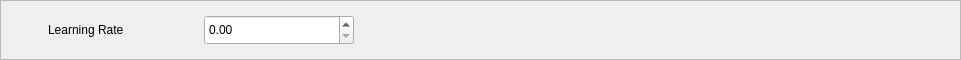
               <widget class="QFrame" name="Frame_TrainModel_LearningRate">
                <property name="sizePolicy">
                 <sizepolicy hsizetype="Preferred" vsizetype="Fixed">
                  <horstretch>0</horstretch>
                  <verstretch>0</verstretch>
                 </sizepolicy>
                </property>
                <property name="minimumSize">
                 <size>
                  <width>0</width>
                  <height>60</height>
                 </size>
                </property>
                <property name="maximumSize">
                 <size>
                  <width>16777215</width>
                  <height>60</height>
                 </size>
                </property>
                <property name="styleSheet">
                 <string notr="true">QFrame#Frame_TrainModel_LearningRate
{
	border-top:1px solid rgb(226, 226, 226);
	border-bottom:2px solid rgb(226, 226, 226);
	border-left:2px solid rgb(226, 226, 226);
	border-right:2px solid rgb(226, 226, 226);
	background-color: rgb(247, 247, 247);
}</string>
                </property>
                <property name="frameShape">
                 <enum>QFrame::StyledPanel</enum>
                </property>
                <property name="frameShadow">
                 <enum>QFrame::Raised</enum>
                </property>
                <layout class="QHBoxLayout" name="horizontalLayout_6">
                 <item>
                  <widget class="QLabel" name="Label_TrainModel_LearningRate">
                   <property name="sizePolicy">
                    <sizepolicy hsizetype="Fixed" vsizetype="Fixed">
                     <horstretch>0</horstretch>
                     <verstretch>0</verstretch>
                    </sizepolicy>
                   </property>
                   <property name="minimumSize">
                    <size>
                     <width>30</width>
                     <height>30</height>
                    </size>
                   </property>
                   <property name="maximumSize">
                    <size>
                     <width>30</width>
                     <height>30</height>
                    </size>
                   </property>
                   <property name="styleSheet">
                    <string notr="true">border-image: url(:/Icon/State/RedLight.png);</string>
                   </property>
                   <property name="text">
                    <string/>
                   </property>
                  </widget>
                 </item>
                 <item>
                  <widget class="QLabel" name="label_17">
                   <property name="sizePolicy">
                    <sizepolicy hsizetype="Fixed" vsizetype="Fixed">
                     <horstretch>0</horstretch>
                     <verstretch>0</verstretch>
                    </sizepolicy>
                   </property>
                   <property name="minimumSize">
                    <size>
                     <width>150</width>
                     <height>30</height>
                    </size>
                   </property>
                   <property name="maximumSize">
                    <size>
                     <width>150</width>
                     <height>30</height>
                    </size>
                   </property>
                   <property name="styleSheet">
                    <string notr="true">QLabel
{
	border:0px;
	
	font: 87 10pt &quot;Arial Black&quot;;
}</string>
                   </property>
                   <property name="text">
                    <string>Learning Rate</string>
                   </property>
                  </widget>
                 </item>
                 <item>
                  <widget class="QDoubleSpinBox" name="DoubleSpinBox_TrainModel_LearningRate">
                   <property name="sizePolicy">
                    <sizepolicy hsizetype="Fixed" vsizetype="Fixed">
                     <horstretch>0</horstretch>
                     <verstretch>0</verstretch>
                    </sizepolicy>
                   </property>
                   <property name="minimumSize">
                    <size>
                     <width>150</width>
                     <height>30</height>
                    </size>
                   </property>
                   <property name="maximumSize">
                    <size>
                     <width>150</width>
                     <height>30</height>
                    </size>
                   </property>
                  </widget>
                 </item>
                 <item>
                  <spacer name="horizontalSpacer_8">
                   <property name="orientation">
                    <enum>Qt::Horizontal</enum>
                   </property>
                   <property name="sizeHint" stdset="0">
                    <size>
                     <width>595</width>
                     <height>20</height>
                    </size>
                   </property>
                  </spacer>
                 </item>
                </layout>
               </widget>
